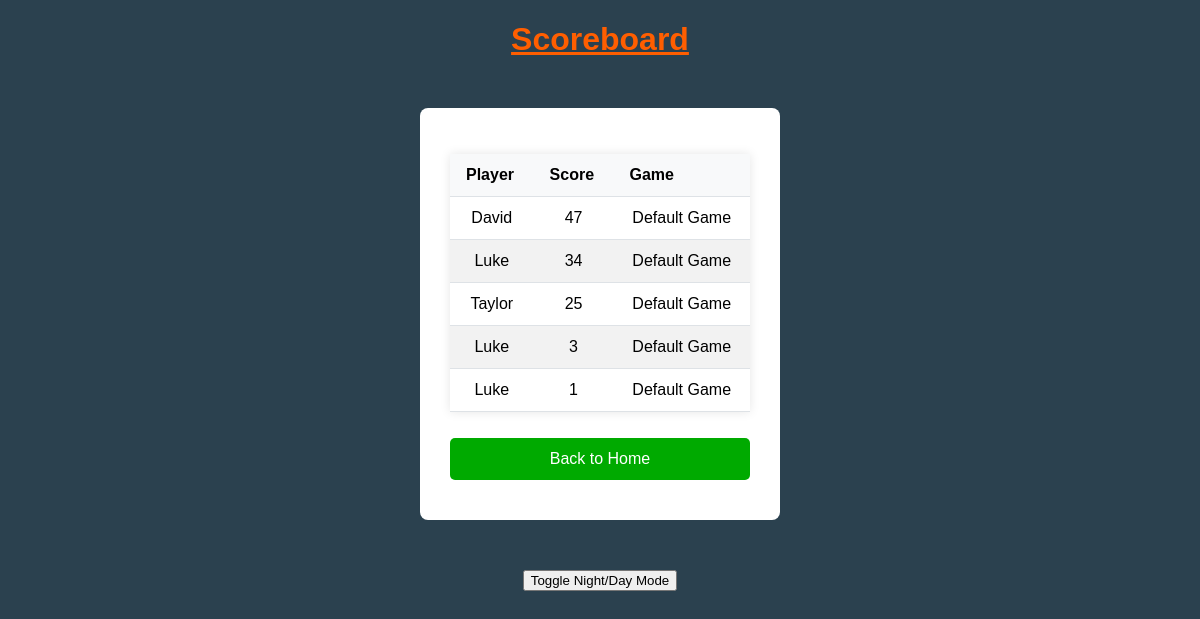
/scoreboard, run on an earlier commit of the app's database.
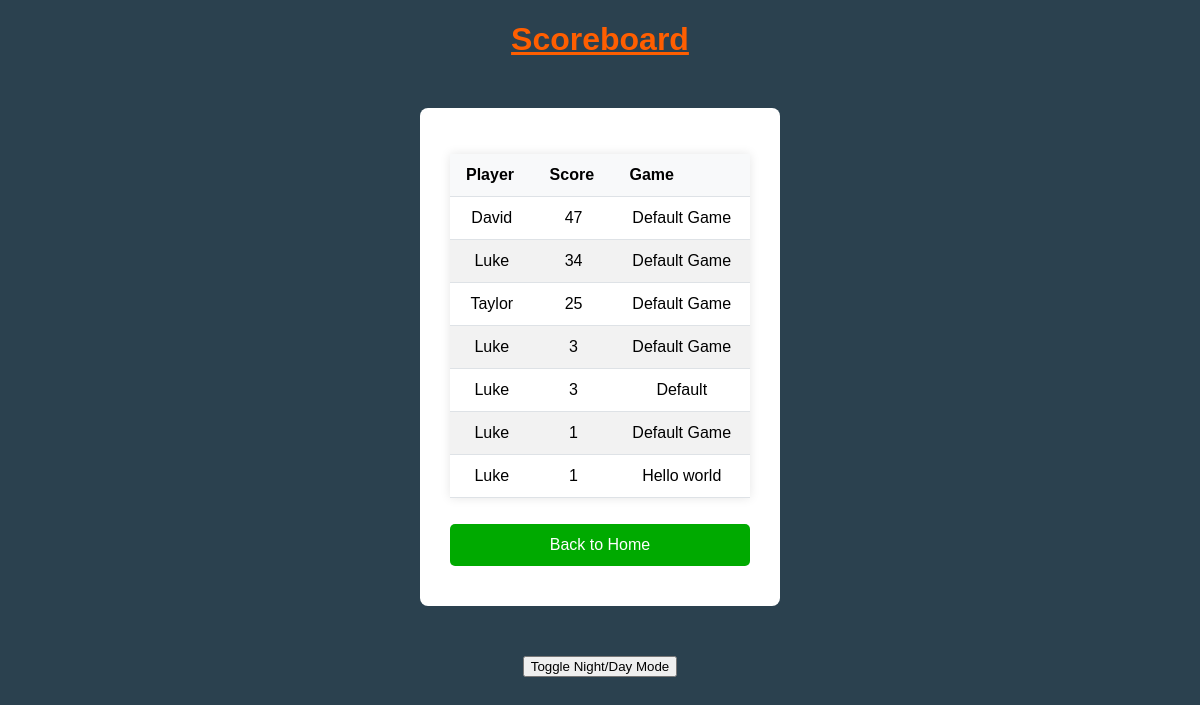
And on a later commit of the database.
### src/models.py (models this page shows)
class GameResult(db.Model):
    id = db.Column(db.Integer, primary_key=True)
    user_id = db.Column(db.Integer, ForeignKey("user.id"))
    set_id = db.Column(db.Integer, ForeignKey("question_set.id"))
    score = db.Column(db.Integer, nullable=False)
    question_set = relationship("QuestionSet", backref="game_results")

class User(db.Model):
    id = db.Column(db.Integer, primary_key=True)
    username = db.Column(db.String(80), unique=True, nullable=False)
    games = relationship("GameResult", backref="user")
    question_sets = relationship("QuestionSet", backref="creator")

class QuestionSet(db.Model):
    id = db.Column(db.Integer, primary_key=True)
    title = db.Column(db.String(120), nullable=False)
    creator_id = db.Column(db.Integer, ForeignKey("user.id"))
    questions = relationship("Question", backref="question_set")

### src/app.py (the view)
@app.route('/scoreboard')
def scoreboard():
    games = GameResult.query.order_by(GameResult.score.desc()).all()
    return render_template("scoreboard.html", games=games)

### src/templates/scoreboard.html (shortened to what this page needs)
<!DOCTYPE html>
<html lang="en">
<head>
    <link rel="stylesheet" href="{{ url_for('static', filename='style.css') }}">
</head>
<body>
    <div>
        <h1>Scoreboard</h1>
    </div>
    <div class="menu-box">
        <table class="styled-table">
            <thead>
                <tr>
                    <th>Player</th>
                    <th>Score</th>
                    <th>Game</th>
                </tr>
            </thead>
            <tbody>
                {% for game in games %}
                <tr>
                    <td>{{ game.user.username }}</td>
                    <td>{{ game.score }}</td>
                    <td>{{ game.question_set.title }}</td>
                </tr>
                {% endfor %}
            </tbody>
        </table>
        <form action="/" method="get">
            <button type="submit">Back to Home</button>
        </form>
    </div>
    <button id="modeToggle">Toggle Night/Day Mode</button>
</body>
</html>

What changed in the data, as far as the page shows it:
added GameResult: user.username "Luke", score "3", question_set "Default"
added GameResult: user.username "Luke", score "1", question_set "Hello world"
